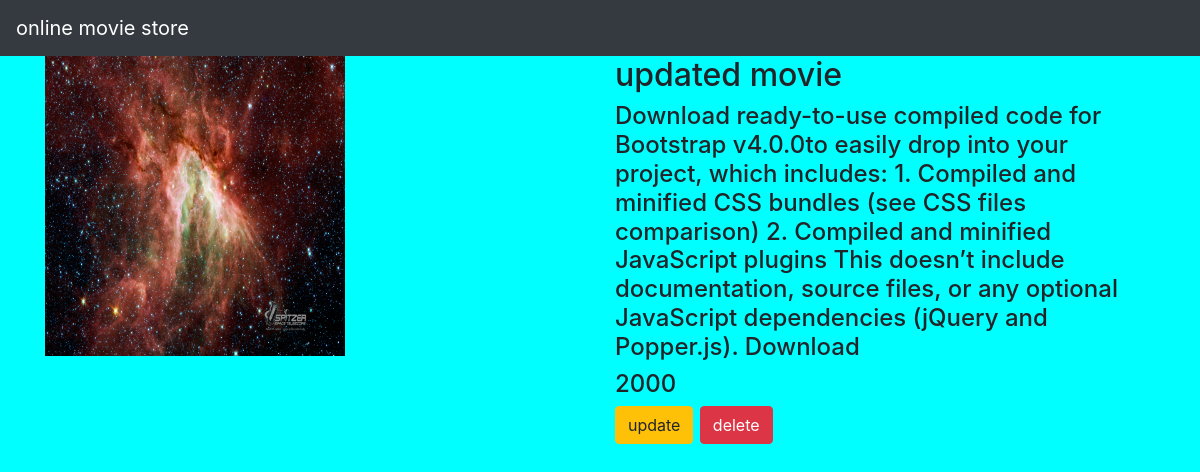
Screenshot of /movie/5/ with the database file from the repository.
### movieapp/models.py (models this page shows, shortened)
class Movie(models.Model):
    name=models.CharField(max_length=250)
    desc=models.TextField()
    year=models.IntegerField()
    img=models.ImageField(upload_to='gallery')

### movieapp/views.py (the view)
# urls.py: path('movie/<int:movie_id>/',views.detail,name='detail'),
def detail(request,movie_id):
    movie=Movie.objects.get(id=movie_id)
    return render(request,"detail.html",{'movie': movie})

### templates/detail.html
{% extends 'base.html' %}
{% block body%}
<div class="container">
    <div class="row">
        <div class="col-md-6">
            <img src="{{movie.img.url}}" width="300" height="300">
        </div>
        <div class="col-md-6">
            <h2>{{movie.name}}</h2>
           <h4> {{movie.desc}}</h4>
            <h4>{{movie.year}}<h4>
            <a class="btn btn-warning" href="{% url 'movieapp:update' movie.id %}">update</a>
            <a class="btn btn-danger" href="{% url 'movieapp:delete' movie.id %}">delete</a>
        </div>
    </div>
</div>
{% endblock   %}

### static/style.css (style rules this page uses)
body { background-color:aqua; }

### rows the page displays
Movie: img (picture), name "updated movie", desc "Download ready-to-use compiled code for Bootstrap v4.0.0to easily drop into your project, which includes: 1. Compiled and minified CSS bundles (see CSS files comparison) 2. Compiled and minified JavaScript plugins This doesn’t include documentation, source files, or any optional JavaScript dependencies (jQuery and Popper.js). Download", year "2000"
